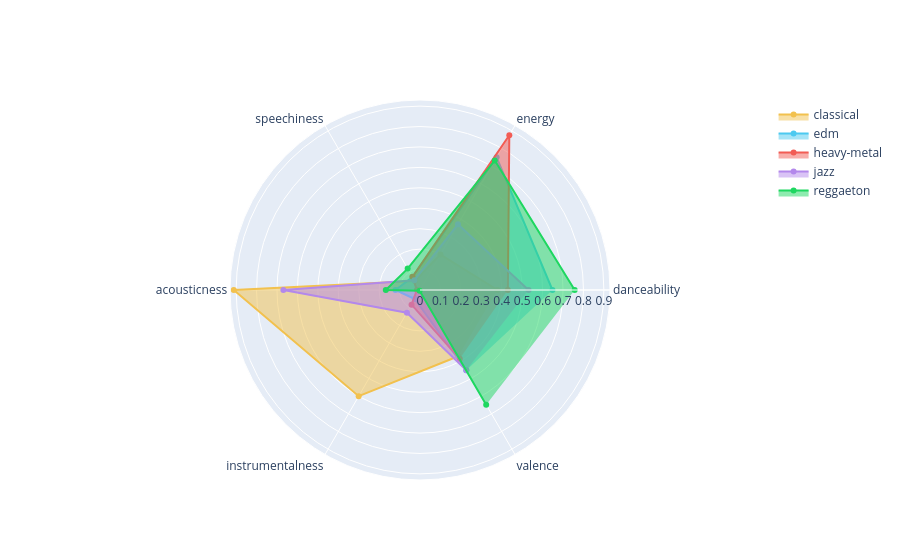

The cell this chart's notebook holds for it:
### Code cell
import plotly.graph_objects as go

# Un gráfico vacío
fig = go.Figure()

# Añadimos una "telaraña" por cada género
for genero in generos:
    fig.add_trace(go.Scatterpolar(r=medias.loc[genero], theta=columnas_radar,
                                  fill="toself", name=genero, line_color=colores[genero]))

fig.show()

### Figure 1 — Plotly figure (JSON) as saved in the notebook; plotly's stock layout.template omitted (floating-point values rounded to 4 significant figures)
{"data": [{"fill": "toself", "line": {"color": "#F2C14E"}, "name": "classical", "r": [0.3794, 0.2001, 0.05077, 0.9115, 0.6002, 0.3747], "theta": ["danceability", "energy", "speechiness", "acousticness", "instrumentalness", "valence"], "type": "scatterpolar"}, {"fill": "toself", "line": {"color": "#4CC9F0"}, "name": "edm", "r": [0.6482, 0.7497, 0.07301, 0.1198, 0.05086, 0.453], "theta": ["danceability", "energy", "speechiness", "acousticness", "instrumentalness", "valence"], "type": "scatterpolar"}, {"fill": "toself", "line": {"color": "#F25C54"}, "name": "heavy-metal", "r": [0.43, 0.8742, 0.07429, 0.0151, 0.08277, 0.3889], "theta": ["danceability", "energy", "speechiness", "acousticness", "instrumentalness", "valence"], "type": "scatterpolar"}, {"fill": "toself", "line": {"color": "#B388EB"}, "name": "jazz", "r": [0.5313, 0.3711, 0.0554, 0.6688, 0.1281, 0.4533], "theta": ["danceability", "energy", "speechiness", "acousticness", "instrumentalness", "valence"], "type": "scatterpolar"}, {"fill": "toself", "line": {"color": "#1ED760"}, "name": "reggaeton", "r": [0.7571, 0.7319, 0.1208, 0.1673, 0.003641, 0.6478], "theta": ["danceability", "energy", "speechiness", "acousticness", "instrumentalness", "valence"], "type": "scatterpolar"}], "layout": {}}
